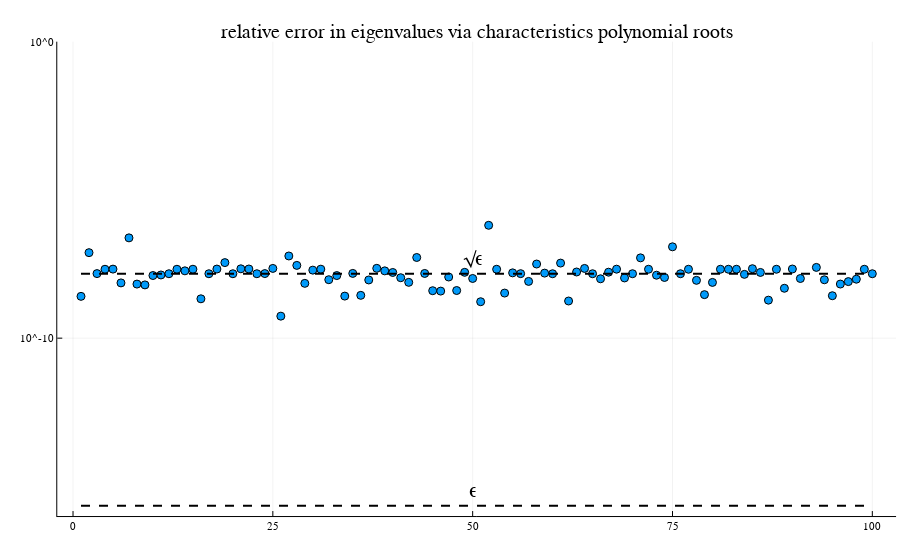

Source (notebook cell):
### Code cell
n_samples = 100;
rel_errs = Float64[]
for i in 1:n_samples
    C = [[1 + 1.e-14, 0.0] [randn(), 1.]]
    X = randn(2,2)
    A = X \ (C * X)
    c = mat_2x2_char_poly(A)
    eigs_roots = roots(c)
    eigs = eigvals(A)
    diff = norm(eigs_roots - eigs)
    diff = min(diff, norm(eigs_roots - eigs[[2,1]]))
    rel_err = diff / norm(eigs)
    push!(rel_errs, rel_err)
end
p = plot(1:n_samples, rel_errs
    , st = :scatter
    , ylim=(1.e-16,1.e-0)
    , yscale=:log10
    , title="relative error in eigenvalues via characteristics polynomial roots")
plot!(p,[1,n_samples],[eps(),eps()],l=(2,:black,:dash))
annotate!(p, n_samples /2, log10(eps())+0.5, ("ϵ"))
plot!(p,[1,n_samples],[eps()^0.5,eps()^0.5],l=(2,:black,:dash))
annotate!(p, n_samples /2, log10(eps()^0.5)+0.5, ("√ϵ"))

### Figure 1 — Plotly figure (JSON) as saved in the notebook; plotly's stock layout.template omitted (floating-point values rounded to 4 significant figures)
{"data": [{"colorbar": {"title": ""}, "legendgroup": "", "marker": {"color": "rgba(0, 154, 250, 1.000)", "line": {"color": "rgba(0, 0, 0, 1.000)", "width": 1}, "size": 8, "symbol": "circle"}, "mode": "markers", "name": "", "showlegend": false, "type": "scatter", "x": [1, 2, 3, 4, 5, 6, 7, 8, 9, 10, 11, 12, 13, 14, 15, 16, 17, 18, 19, 20, 21, 22, 23, 24, 25, 26, 27, 28, 29, 30, 31, 32, 33, 34, 35, 36, 37, 38, 39, 40, 41, 42, 43, 44, 45, 46, 47, 48, 49, 50, 51, 52, 53, 54, 55, 56, 57, 58, 59, 60, 61, 62, 63, 64, 65, 66, 67, 68, 69, 70, 71, 72, 73, 74, 75, 76, 77, 78, 79, 80, 81, 82, 83, 84, 85, 86, 87, 88, 89, 90, 91, 92, 93, 94, 95, 96, 97, 98, 99, 100], "xaxis": "x", "y": [2.569e-09, 7.666e-08, 1.505e-08, 2.107e-08, 2.132e-08, 7.31e-09, 2.414e-07, 6.663e-09, 6.256e-09, 1.296e-08, 1.354e-08, 1.49e-08, 2.107e-08, 1.864e-08, 2.114e-08, 2.125e-09, 1.49e-08, 2.143e-08, 3.531e-08, 1.49e-08, 2.185e-08, 2.153e-08, 1.49e-08, 1.508e-08, 2.253e-08, 5.525e-10, 5.912e-08, 2.85e-08, 7.051e-09, 1.97e-08, 2.123e-08, 9.369e-09, 1.292e-08, 2.621e-09, 1.529e-08, 2.779e-09, 9.181e-09, 2.266e-08, 1.862e-08, 1.643e-08, 1.092e-08, 7.628e-09, 5.259e-08, 1.522e-08, 3.985e-09, 3.866e-09, 1.154e-08, 4.044e-09, 1.66e-08, 1.03e-08, 1.694e-09, 6.401e-07, 2.107e-08, 3.318e-09, 1.593e-08, 1.5e-08, 8.22e-09, 3.164e-08, 1.562e-08, 1.49e-08, 3.405e-08, 1.792e-09, 1.706e-08, 2.249e-08, 1.49e-08, 1.006e-08, 1.68e-08, 2.123e-08, 1.074e-08, 1.492e-08, 5.105e-08, 2.107e-08, 1.328e-08, 1.114e-08, 1.206e-07, 1.49e-08, 2.107e-08, 8.908e-09, 2.939e-09, 7.585e-09, 2.109e-08, 2.107e-08, 2.107e-08, 1.417e-08, 2.204e-08, 1.648e-08, 1.914e-09, 2.107e-08, 4.818e-09, 2.152e-08, 1.028e-08, 0, 2.439e-08, 9.322e-09, 2.699e-09, 6.68e-09, 8.084e-09, 9.751e-09, 2.107e-08, 1.49e-08], "yaxis": "y", "zmax": null, "zmin": null}, {"colorbar": {"title": ""}, "legendgroup": "", "line": {"color": "rgba(0, 0, 0, 1.000)", "dash": "dash", "shape": "linear", "width": 2}, "mode": "lines", "name": "", "showlegend": false, "type": "scatter", "x": [1, 100], "xaxis": "x", "y": [2.22e-16, 2.22e-16], "yaxis": "y", "zmax": null, "zmin": null}, {"colorbar": {"title": ""}, "legendgroup": "", "line": {"color": "rgba(0, 0, 0, 1.000)", "dash": "dash", "shape": "linear", "width": 2}, "mode": "lines", "name": "", "showlegend": false, "type": "scatter", "x": [1, 100], "xaxis": "x", "y": [1.49e-08, 1.49e-08], "yaxis": "y", "zmax": null, "zmin": null}], "layout": {"annotations": [{"font": {"color": "rgba(0, 0, 0, 1.000)", "family": "sans-serif", "size": 20}, "rotation": 0, "showarrow": false, "text": "relative error in eigenvalues via characteristics polynomial roots", "x": 0.5296, "xanchor": "center", "xref": "paper", "y": 1, "yanchor": "top", "yref": "paper"}, {"font": {"color": "rgba(0, 0, 0, 1.000)", "family": "sans-serif", "size": 20}, "rotation": 0, "showarrow": false, "text": "ϵ", "x": 50, "xanchor": "center", "xref": "x", "y": -15.15, "yanchor": "middle", "yref": "y"}, {"font": {"color": "rgba(0, 0, 0, 1.000)", "family": "sans-serif", "size": 20}, "rotation": 0, "showarrow": false, "text": "√ϵ", "x": 50, "xanchor": "center", "xref": "x", "y": -7.327, "yanchor": "middle", "yref": "y"}], "height": 550, "legend_position": {"bgcolor": "rgba(255, 255, 255, 1.000)", "bordercolor": "rgba(0, 0, 0, 1.000)", "borderwidth": 1, "font": {"color": "rgba(0, 0, 0, 1.000)", "family": "sans-serif", "size": 11}, "title": {"font": {"color": "rgba(0, 0, 0, 1.000)", "family": "sans-serif", "size": 15}, "text": ""}, "tracegroupgap": 0, "traceorder": "normal", "x": 1, "xanchor": "auto", "y": 1, "yanchor": "auto"}, "margin": {"b": 20, "l": 0, "r": 0, "t": 20}, "paper_bgcolor": "rgba(255, 255, 255, 1.000)", "plot_bgcolor": "rgba(255, 255, 255, 1.000)", "showlegend": true, "width": 900, "xaxis": {"anchor": "y", "domain": [0.06363, 0.9956], "gridcolor": "rgba(0, 0, 0, 0.100)", "gridwidth": 0.5, "linecolor": "rgba(0, 0, 0, 1.000)", "mirror": false, "range": [-1.97, 103.0], "showgrid": true, "showline": true, "showticklabels": true, "tickangle": 0, "tickcolor": "rgb(0, 0, 0)", "tickfont": {"color": "rgba(0, 0, 0, 1.000)", "family": "sans-serif", "size": 11}, "tickmode": "array", "ticks": "inside", "ticktext": ["0", "25", "50", "75", "100"], "tickvals": [0, 25, 50, 75, 100], "title": "", "titlefont": {"color": "rgba(0, 0, 0, 1.000)", "family": "sans-serif", "size": 15}, "type": "-", "visible": true, "zeroline": false, "zerolinecolor": "rgba(0, 0, 0, 1.000)"}, "yaxis": {"anchor": "x", "domain": [0.02736, 0.9575], "gridcolor": "rgba(0, 0, 0, 0.100)", "gridwidth": 0.5, "linecolor": "rgba(0, 0, 0, 1.000)", "mirror": false, "range": [-16, 0], "showgrid": true, "showline": true, "showticklabels": true, "tickangle": 0, "tickcolor": "rgb(0, 0, 0)", "tickfont": {"color": "rgba(0, 0, 0, 1.000)", "family": "sans-serif", "size": 11}, "tickmode": "array", "ticks": "inside", "ticktext": ["10^-10", "10^0"], "tickvals": [1e-10, 1], "title": "", "titlefont": {"color": "rgba(0, 0, 0, 1.000)", "family": "sans-serif", "size": 15}, "type": "log", "visible": true, "zeroline": false, "zerolinecolor": "rgba(0, 0, 0, 1.000)"}}}
